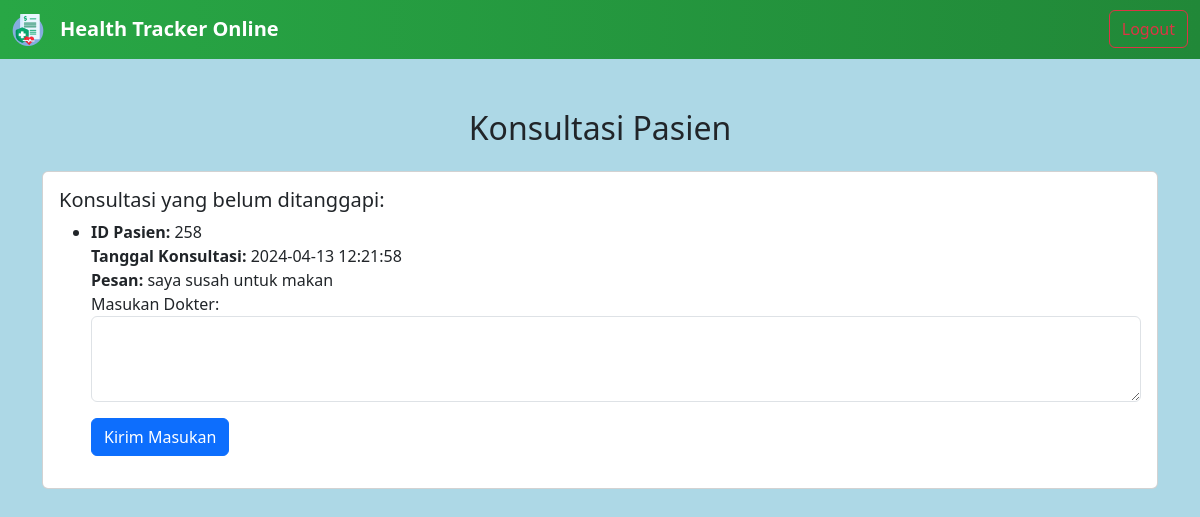
The app's page /dokter.php (signed in) with its own data.
### tables this page shows
CREATE TABLE `consultations` (
  `id` int(11) NOT NULL,
  `patient_id` int(11) DEFAULT NULL,
  `consultation_date` timestamp NOT NULL DEFAULT current_timestamp(),
  `message` text DEFAULT NULL,
  `response` text DEFAULT NULL,
  `responded` tinyint(1) DEFAULT 0
);

### dokter.php (the view, shortened to what this page needs)
<?php
$conn = connectDB();
$sql_get_unanswered_consultations = "SELECT * FROM consultations WHERE responded=0";
$result_unanswered_consultations = $conn->query($sql_get_unanswered_consultations);
$unansweredConsultations = [];
while ($row = $result_unanswered_consultations->fetch_assoc()) {
    $unansweredConsultations[] = $row;
}
?>
<!DOCTYPE html>
<html lang="en">
<head>
    <link href="https://cdn.jsdelivr.net/npm/bootstrap@5.3.0-alpha1/dist/css/bootstrap.min.css" rel="stylesheet">
    <link rel="stylesheet" href="style.css">
</head>
<body>
<nav class="navbar navbar-expand-lg navbar-light bg-gradient" style="background-color: #4CAF50; /* Green */">
    <div class="container-fluid">
        <a class="navbar-brand" href="#"><img src="Img/health2.png" alt="Health Tracker Logo"></a>
        <a class="navbar-brand text-white" href="#"><b>Health Tracker Online</b></a>
        <div class="collapse navbar-collapse" id="navbarSupportedContent">
            <form class="d-flex" method="post">
                <button class="btn btn-outline-danger" type="submit" name="logout">Logout</button>
            </form>
        </div>
    </div>
</nav>
    <div class="container" id="consultations">
        <h2 class="text-center mb-4">Konsultasi Pasien</h2>
        <div class="card mb-4">
            <div class="card-body">
                <h5 class="card-title">Konsultasi yang belum ditanggapi:</h5>
                <ul>
                    <?php foreach ($unansweredConsultations as $consultation) : ?>
                        <li>
                            <strong>ID Pasien:</strong> <?php echo $consultation['patient_id']; ?><br>
                            <strong>Tanggal Konsultasi:</strong> <?php echo $consultation['consultation_date']; ?><br>
                            <strong>Pesan:</strong> <?php echo $consultation['message']; ?><br>
                            <form method="post" action="<?php echo htmlspecialchars($_SERVER["PHP_SELF"]); ?>">
                                <div class="mb-3">
                                    <label for="response">Masukan Dokter:</label>
                                    <textarea name="response" class="form-control" rows="3" required></textarea>
                                </div>
                                <button type="submit" name="respond_consultation" class="btn btn-primary">Kirim Masukan</button>
                            </form>
                        </li>
                    <?php endforeach; ?>
                </ul>
            </div>
        </div>
    </div>
</body>
</html>

### dokter.php (style rules this page uses)
.container { margin-top: 50px; }
body { background-color: #add8e6; }
.navbar { background: linear-gradient(to right, #28a745, #218838) !important; }

### records on screen
consultations: patient "258", consultation_date "2024-04-13 12:21:58", message "saya susah untuk makan"
